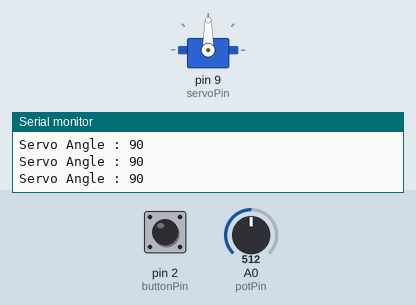
Simulated run of this sketch. Board: Arduino Uno, built with avr-gcc and run on an emulated ATmega328P. Shown: servo, the last lines printed to the serial monitor. The inputs (shaded band) are chosen by the test bench; at power-on: pin 2 (buttonPin) HIGH, A0 (potPin) = 512.

Above: at 1.2 s.
1.3 s: pin 2 (buttonPin) pulled LOW for 0.15 s
4.3 s: A0 (potPin) set to 306
6.5 s: A0 (potPin) set to 716
At 7.8 s:
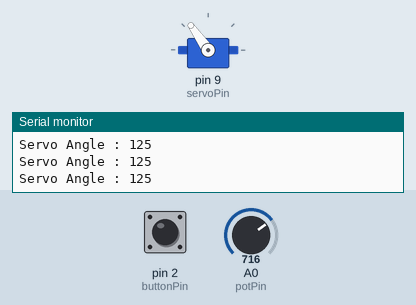
9.5 s: A0 (potPin) set to 1023
At 10.6 s:
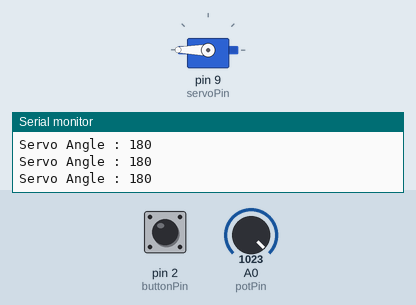
11.0 s: A0 (potPin) set to 0
At 12.1 s:
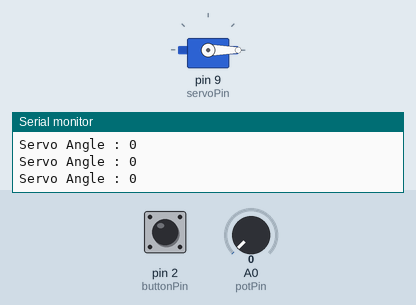
Timing chart, 0 to 13.5 s (numbered marks = the images above; inputs shaded):
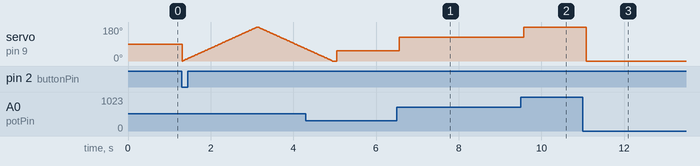

The sketch:

servo_control.ino
```cpp
#include <Servo.h>

Servo servoMotor;

const int servoPin = 9;
const int potPin = A0;
const int buttonPin = 2;

void setup() {

  servoMotor.attach(servoPin);

  pinMode(buttonPin, INPUT_PULLUP);

  Serial.begin(9600);

}

void loop() {

  int value = analogRead(potPin);

  int angle = map(value,0,1023,0,180);

  servoMotor.write(angle);

  Serial.print("Servo Angle : ");
  Serial.println(angle);

  if(digitalRead(buttonPin)==LOW){

    for(int i=0;i<=180;i++){

      servoMotor.write(i);
      delay(10);

    }

    for(int i=180;i>=0;i--){

      servoMotor.write(i);
      delay(10);

    }

  }

  delay(100);

}
```

Measured:
- after the input at 6.5 s, servo on pin 9 (servoPin): 53° → 125° after 0.06 s
- after the input at 9.5 s, servo on pin 9 (servoPin): 125° → 180° after 0.08 s
- after the input at 11.0 s, servo on pin 9 (servoPin): 180° → 0° after 0.09 s
